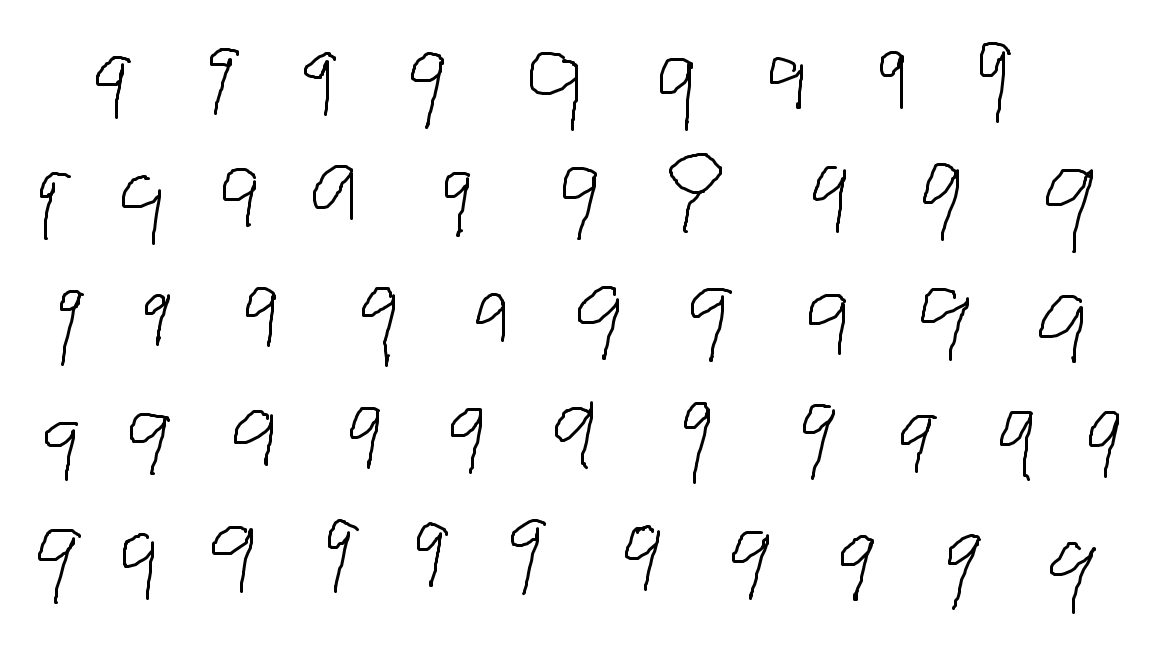
//> input picture testpic/train9.png, 1152 x 648 px
$ ./main   (built with g++ and OpenCV 4)
//> lines starting //> are read from the running program, lines starting //| are printed output that depends on the picture; after the words box and inside, x2 and y2 are one past the last pixel; in counts of white or black regions, pixels touching at a corner belong together
#pragma once
#include<iostream>
#include<chrono>
#include<time.h>
#include<opencv2/opencv.hpp>
#include<opencv2/dnn/dnn.hpp>

using namespace cv;
using namespace std;

//参数iType  0-提取图片保存   1-使用DNN推理
int iType = 0;

dnn::Net net;

//排序矩形
void SortRect(vector<Rect>& inputrects) {
	for (int i = 0; i < inputrects.size(); ++i) {
		for (int j = i; j < inputrects.size(); ++j) {
			//说明顺序在上方，这里不用变
			if (inputrects[i].y + inputrects[i].height < inputrects[i].y) {

			}
			//同一排
			else if (inputrects[i].y <= inputrects[j].y + inputrects[j].height) {
				if (inputrects[i].x > inputrects[j].x) {
					swap(inputrects[i], inputrects[j]);
				}
			}
			//下一排
			else if (inputrects[i].y > inputrects[j].y + inputrects[j].height) {
				swap(inputrects[i], inputrects[j]);
			}
		}
	}
}

//处理DNN检测的MINIST图像，防止长方形图像直接转为28*28扁了
void DealInputMat(Mat& src, int row = 28, int col = 28, int tmppadding = 5) {
	int w = src.cols;
	int h = src.rows;
	//看图像的宽高对比，进行处理，先用padding填充黑色，保证图像接近正方形，这样缩放28*28比例不会失衡
	if (w > h) {
		int tmptopbottompadding = (w - h) / 2 + tmppadding;
		copyMakeBorder(src, src, tmptopbottompadding, tmptopbottompadding, tmppadding, tmppadding,
			BORDER_CONSTANT, Scalar(0));
	}
	else {
		int tmpleftrightpadding = (h - w) / 2 + tmppadding;
		copyMakeBorder(src, src, tmppadding, tmppadding, tmpleftrightpadding, tmpleftrightpadding,
			BORDER_CONSTANT, Scalar(0));

	}
	resize(src, src, Size(row, col));
}

// 获取当时系统时间
const string GetCurrentSystemTime()
{
	auto t = chrono::system_clock::to_time_t(std::chrono::system_clock::now());
	struct tm ptm { 60, 59, 23, 31, 11, 1900, 6, 365, -1 };
	_localtime64_s(&ptm, &t);
	char date[60] = { 0 };
	sprintf_s(date, "%d%02d%02d%02d%02d%02d",
		(int)ptm.tm_year + 1900, (int)ptm.tm_mon + 1, (int)ptm.tm_mday,
		(int)ptm.tm_hour, (int)ptm.tm_min, (int)ptm.tm_sec);
	return move(std::string(date));
}

int main(int argc, char** argv) {
	//定义onnx文件
	string onnxfile = "D:/Business/DemoTEST/CPP/OpenCVMinistDNN/torchminist/ResNet.onnx";

	//测试图片文件
	string testfile = "D:/Business/DemoTEST/CPP/OpenCVMinistDNN/testpic/train9.png";

	//提取的图片保存位置
	string savefile = "D:/Business/DemoTEST/CPP/OpenCVMinistDNN/findcontoursMat";

	if (iType == 1) {
		net = dnn::readNetFromONNX(onnxfile);
		if (net.empty()) {
			cout << "加载Onnx文件失败！" << endl;
			return -1;
		}
	}

	//读取图片，灰度，高斯模糊
	Mat src = imread(testfile);
//> src is the input picture: 648 rows x 1152 cols, CV_8UC3; min 0, max 255, mean 247.1
	//备份源图
	Mat backsrc;
	src.copyTo(backsrc);
	cvtColor(src, src, COLOR_BGR2GRAY);
//> src: 648 rows x 1152 cols, CV_8UC1
	GaussianBlur(src, src, Size(3, 3), 0.5, 0.5);
//> src: 648 rows x 1152 cols, CV_8UC1; min 0, max 255, mean 247.1
	//二值化图片，注意用THRESH_BINARY_INV改为黑底白字，对应MINIST
	threshold(src, src, 0, 255, THRESH_BINARY_INV | THRESH_OTSU);
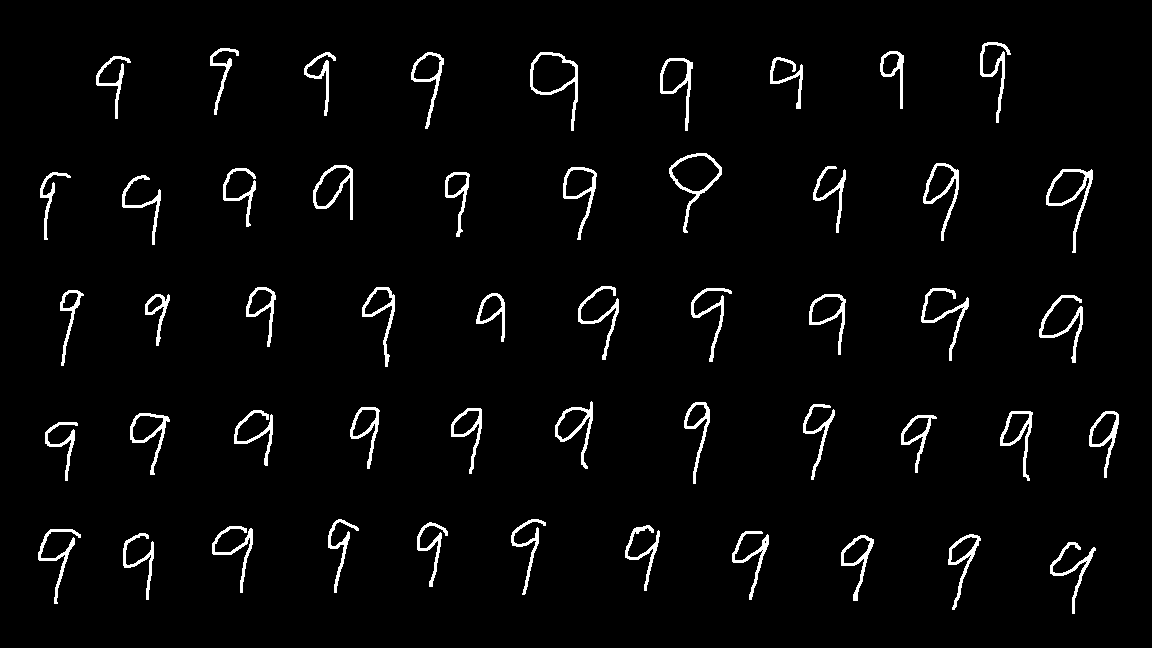
//> src: 648 rows x 1152 cols, CV_8UC1; 3.2% white; 51 white regions, largest, box (x1, y1, x2, y2) and area: (1046, 169, 1093, 253) 663, (530, 52, 578, 131) 601, (669, 153, 722, 233) 585

	//做彭账处理，防止手写的数字没有连起来，这里做了3次膨胀处理
	Mat kernel = getStructuringElement(MORPH_RECT, Size(3, 3));
	//加入开运算先去燥点
	morphologyEx(src, src, MORPH_OPEN, kernel, Point(-1, -1));
	morphologyEx(src, src, MORPH_DILATE, kernel, Point(-1, -1), 3);
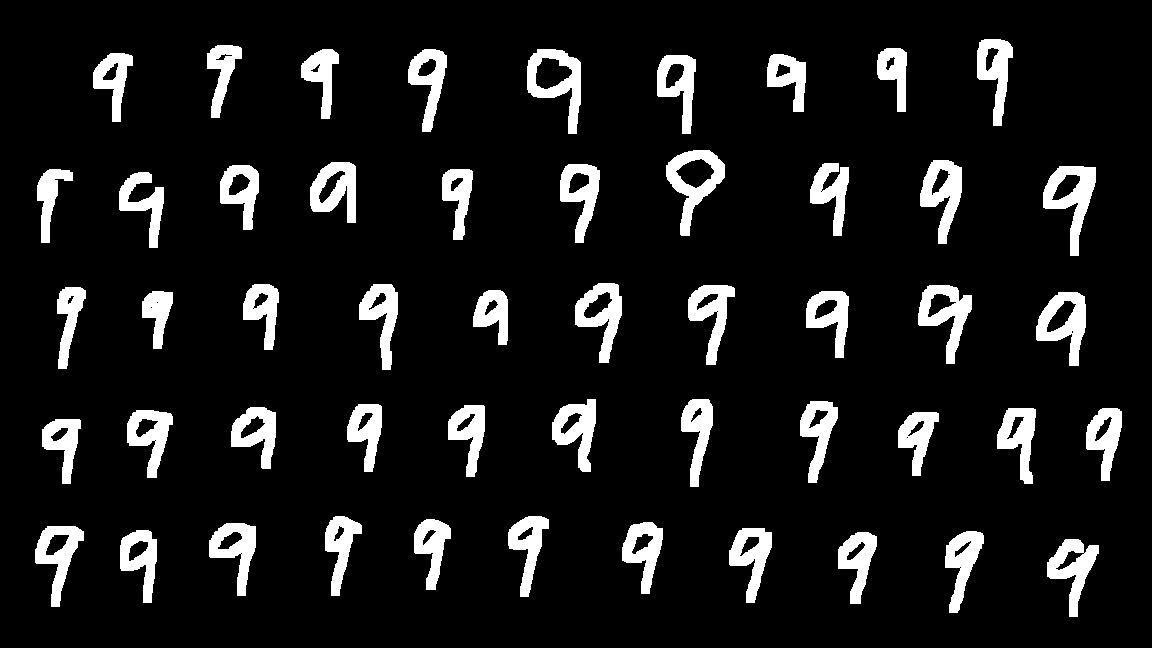
//> src: 648 rows x 1152 cols, CV_8UC1; 10.2% white; 51 white regions
	imshow("src", src);

	vector<vector<Point>> contours;
	vector<Vec4i> hierarchy;
	vector<Rect> rects;

	//查找轮廓
	findContours(src, contours, hierarchy, RETR_EXTERNAL, CHAIN_APPROX_NONE);
//> contours = 51 contours; largest, box (x1, y1, x2, y2) and area: (527, 49, 581, 134) 2540, (666, 150, 725, 236) 2488, (1043, 166, 1096, 256) 2272, (1036, 292, 1086, 366) 2163, (918, 285, 972, 364) 2033
	for (int i = 0; i < contours.size(); ++i) {
		RotatedRect rect = minAreaRect(contours[i]);
		Rect outrect = rect.boundingRect();
		//插入到矩形列表中
		rects.push_back(outrect);
	}
//> this loop made 51 passes
//> (rect, outrect) on passes 1 to 5: (centre (1066.7, 574.9), size (76.5, 45.5), angle -71.6, Rect(1033, 531, 69, 89)), (centre (851.9, 565.5), size (73.2, 35.8), angle -74.3, Rect(824, 525, 57, 82)), (centre (955.5, 568.7), size (85.8, 34.1), angle -70, Rect(924, 522, 64, 94)), (centre (138, 566), size (72, 36), angle -90, Rect(120, 530, 37, 73)), (centre (745.8, 562.2), size (76, 39.3), angle -72.9, Rect(715, 520, 62, 86))

	//按从左到右，从上到下排序
	SortRect(rects);
//> the loop in SortRect, `for (int i = 0; i < inputrects.size(); ++i)` made 51 passes
//> after the loop in SortRect, `for (int i = 0; i < inputrects.size(); ++i)`: inputrects = 51 Rects (x, y, width, height), first 8: [83, 47, 53, 77], [207, 45, 35, 73], [293, 44, 48, 77], [395, 44, 56, 91], [527, 49, 54, 85], [657, 55, 39, 79], [767, 54, 39, 58], [877, 48, 30, 64]
//> rects has the same summary as inputrects in SortRect
	//要输出的图像参数
	for (int i = 0; i < rects.size(); ++i) {
		Mat tmpsrc = src(rects[i]);
		DealInputMat(tmpsrc);

		if (iType == 1) {
			//Mat inputBlob = dnn::blobFromImage(tmpsrc, 0.3081, Size(28, 28), Scalar(0.1307), false, false);
			Mat inputBlob = dnn::blobFromImage(tmpsrc, 1, Size(28, 28), Scalar(), false, false);

			//输入参数值
			net.setInput(inputBlob, "input");
			//预测结果
			Mat output = net.forward("output");

			//查找出结果中推理的最大值
			Point maxLoc;
			minMaxLoc(output, NULL, NULL, NULL, &maxLoc);

			cout << "预测值：" << maxLoc.x << endl;

			//画出截取图像位置，并显示识别的数字
			rectangle(backsrc, rects[i], Scalar(255, 0, 255));
			putText(backsrc, to_string(maxLoc.x), Point(rects[i].x, rects[i].y), FONT_HERSHEY_PLAIN, 5, Scalar(255, 0, 255), 1, -1);
		}
		else {
			string filename = savefile + "/" + GetCurrentSystemTime() + "-" + to_string(i) + ".jpg";
			cout << filename << endl;
			imwrite(filename, tmpsrc);
		}
	}
//> (in GetCurrentSystemTime, `_localtime64_s(&ptm, &t);` was passed over: _localtime64_s is not available in this run)
//> this loop made 51 passes
//> tmpleftrightpadding in DealInputMat on passes 1 to 8: 17, 24, 19, 22, 20, 25, 14, 22
//> (printed output is left out)
//> pass 1, `Mat tmpsrc = src(rects[i]);`:
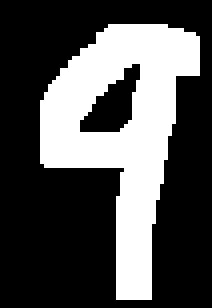
//> tmpsrc: 77 rows x 53 cols, CV_8UC1 (shown 4 times larger); 31.8% white; 1 white region, box (x1, y1, x2, y2) and area: (10, 6, 50, 75) 1296
//> pass 1, in DealInputMat, `copyMakeBorder(src, src, tmppadding, tmppadding, tmpleftrightpadding, ..`:
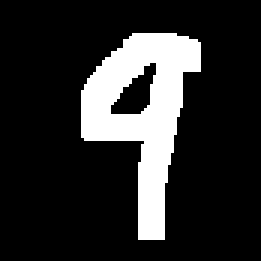
//> src: 87 rows x 87 cols, CV_8UC1 (shown 3 times larger); 17.1% white; 1 white region, box (x1, y1, x2, y2) and area: (27, 11, 67, 80) 1296
//> pass 1, in DealInputMat, `resize(src, src, Size(row, col));`:
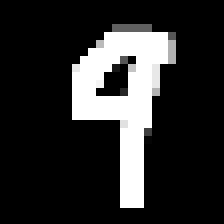
//> src: 28 rows x 28 cols, CV_8UC1 (shown 8 times larger); min 0, max 255, mean 44.2
//> pass 2, `Mat tmpsrc = src(rects[i]);`:
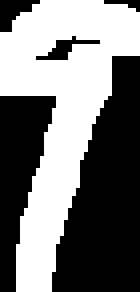
//> tmpsrc: 73 rows x 35 cols, CV_8UC1 (shown 4 times larger); 47.3% white; 1 white region, box (x1, y1, x2, y2) and area: (0, 0, 35, 73) 1209

	imshow("backsrc", backsrc);


	waitKey(0);
	return 0;
}

$ run again, with testpic/train1.png copied over testpic/train9.png
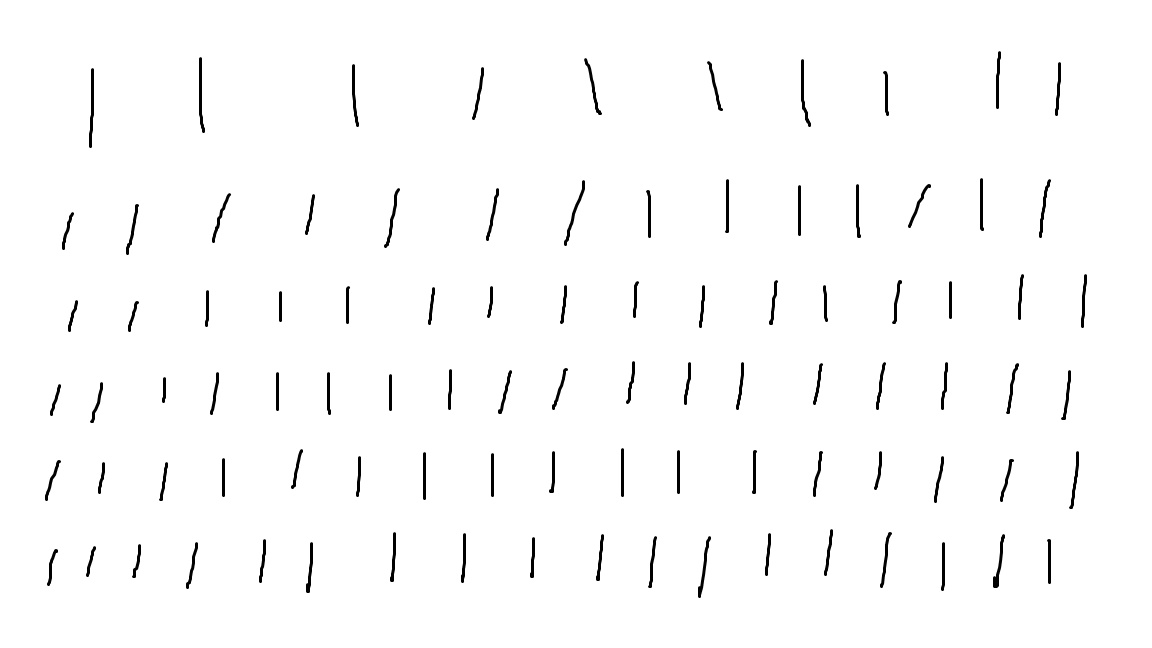
//> input picture testpic/train1.png, 1152 x 648 px
//> src is the input picture: 648 rows x 1152 cols, CV_8UC3; min 0, max 255, mean 250.5
//> `morphologyEx(src, src, MORPH_DILATE, kernel, Point(-1, -1), 3);`:
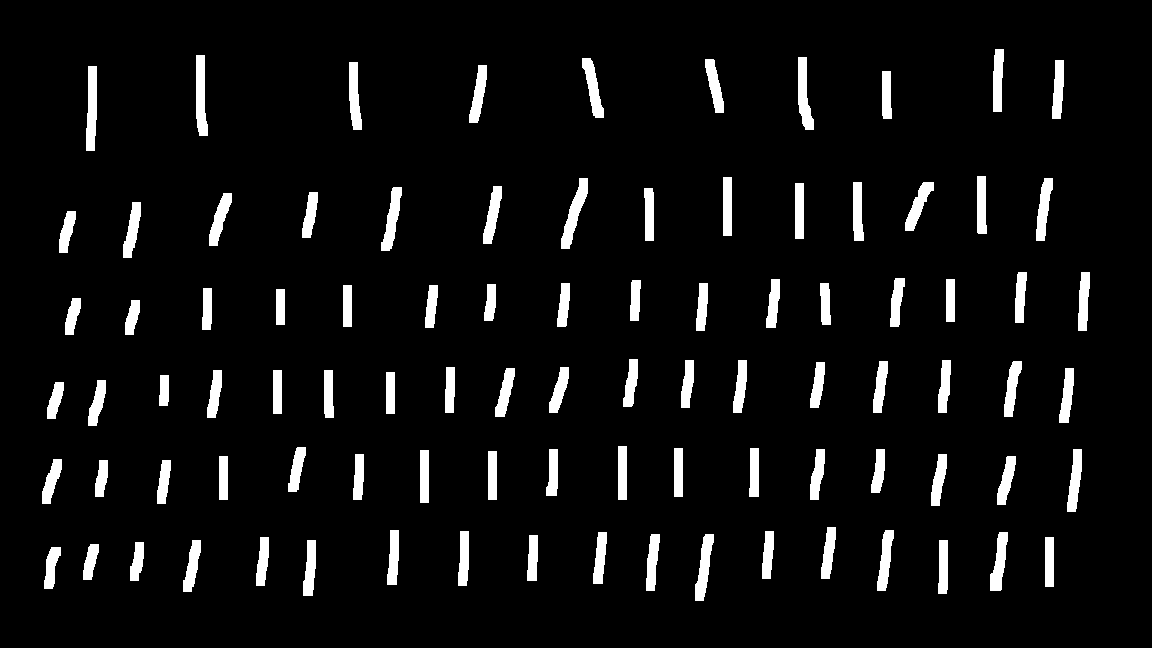
//> src: 648 rows x 1152 cols, CV_8UC1; 6.2% white; 93 white regions
//> contours = 93 contours; largest, box (x1, y1, x2, y2) and area: (561, 178, 588, 249) 687, (86, 66, 97, 151) 687, (196, 55, 208, 136) 661, (798, 57, 814, 130) 631, (695, 534, 714, 601) 608
//> the loop `for (int i = 0; i < contours.size(); ++i)` made 93 passes
//> (rect, outrect) on passes 1 to 5: (centre (50.8, 567.2), size (43.4, 12.9), angle -77.9, Rect(39, 544, 24, 47)), (centre (90, 561.4), size (37.6, 10.9), angle -76, Rect(80, 541, 21, 41)), (centre (137, 561.1), size (39.9, 11.7), angle -78.2, Rect(127, 540, 21, 43)), (centre (942.5, 566.5), size (53, 9), angle -90, Rect(938, 540, 10, 54)), (centre (309.7, 567.6), size (55.9, 10.7), angle -84.6, Rect(301, 539, 18, 58))
//> after the loop `for (int i = 0; i < contours.size(); ++i)`: rects = 93 Rects (x, y, width, height), first 8: [39, 544, 24, 47], [80, 541, 21, 41], [127, 540, 21, 43], [938, 540, 10, 54], [301, 539, 18, 58], [180, 538, 25, 56], [1045, 537, 9, 50], [254, 536, 18, 51]
//> the loop in SortRect, `for (int i = 0; i < inputrects.size(); ++i)` made 93 passes
//> after the loop in SortRect, `for (int i = 0; i < inputrects.size(); ++i)`: inputrects = 93 Rects (x, y, width, height), first 8: [85, 65, 14, 87], [193, 54, 16, 83], [346, 61, 17, 70], [467, 63, 23, 62], [580, 55, 27, 66], [703, 57, 24, 58], [792, 56, 24, 76], [882, 71, 10, 48]
//> `SortRect(rects);`: rects has the same summary as inputrects in SortRect
//> the loop `for (int i = 0; i < rects.size(); ++i)` made 93 passes
//> tmpleftrightpadding in DealInputMat on passes 1 to 8: 41, 38, 31, 24, 24, 22, 31, 24
//> (printed output is left out)
//> pass 2, in DealInputMat (call 2), `resize(src, src, Size(row, col));`:
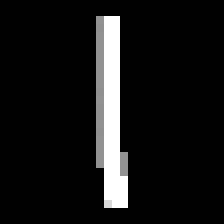
//> src: 28 rows x 28 cols, CV_8UC1 (shown 8 times larger); min 0, max 255, mean 21
